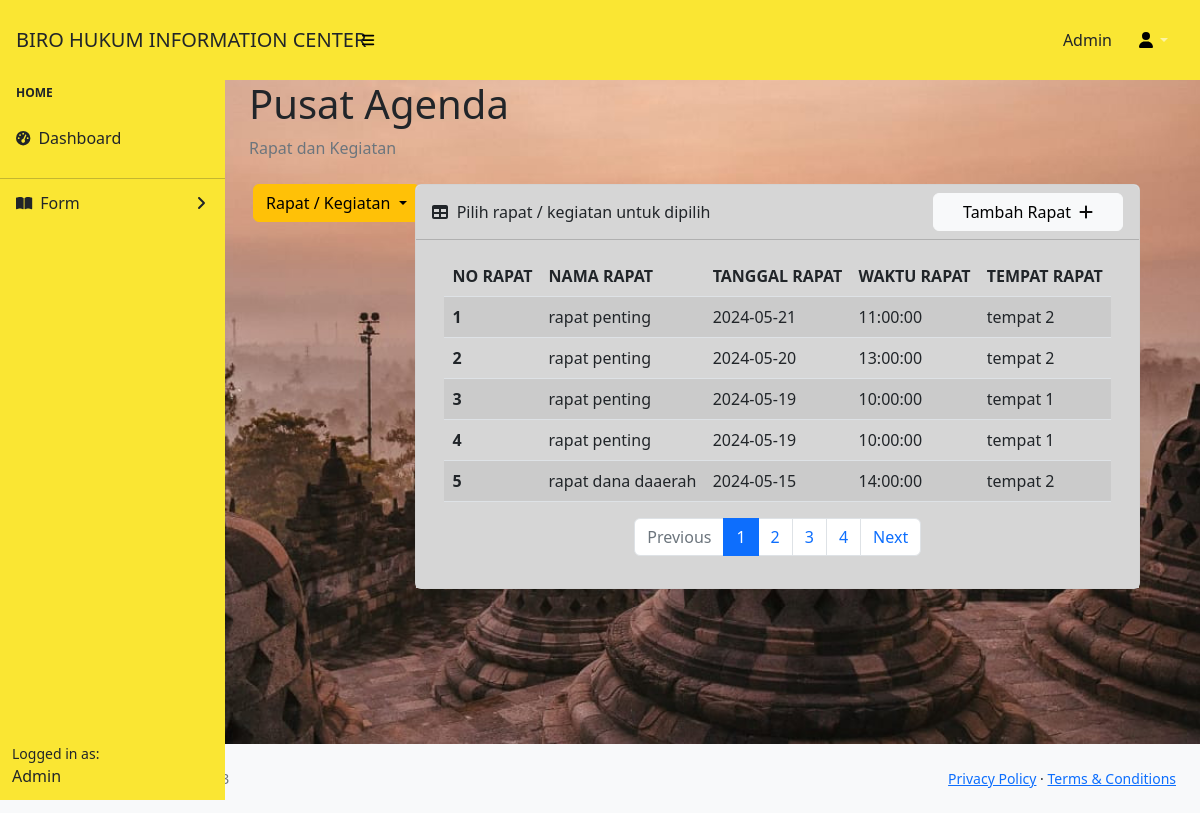
/features/rapat.php, run on the app's committed database.
### tables this page shows
CREATE TABLE `rapat` (
  `id_rapat` int(11) NOT NULL,
  `nama_rapat` varchar(255) DEFAULT NULL,
  `tanggal_rapat` date DEFAULT NULL,
  `waktu_rapat` time DEFAULT NULL,
  `tempat_rapat` varchar(255) DEFAULT NULL,
  `hadir` tinyint(1) DEFAULT NULL
);

### features/dom/tbl-rapat.php (the view)
<?php
include 'koneksi.php';
$items_per_page = 5;
$page = isset($_GET['page']) ? (int)$_GET['page'] : 1;
$offset = ($page - 1) * $items_per_page;
$query = "SELECT id_rapat, nama_rapat, tanggal_rapat, waktu_rapat, tempat_rapat
          FROM rapat
          ORDER BY tanggal_rapat DESC, waktu_rapat DESC
          LIMIT $items_per_page OFFSET $offset";
$hasil = mysqli_query($koneksi, $query);
$total_query = "SELECT COUNT(*) AS total FROM rapat";
$total_result = mysqli_query($koneksi, $total_query);
$total_row = mysqli_fetch_assoc($total_result);
$total_items = $total_row['total'];
$total_pages = ceil($total_items / $items_per_page);
echo '<div class="container">';
if ($hasil && mysqli_num_rows($hasil) > 0) {
    echo '<table class="table table-striped">';
    echo '<thead>';
    echo '  <tr>';
    echo '    <th>NO RAPAT</th>';
    echo '    <th>NAMA RAPAT</th>';
    echo '    <th>TANGGAL RAPAT</th>';
    echo '    <th>WAKTU RAPAT</th>';
    echo '    <th>TEMPAT RAPAT</th>';
    echo '  </tr>';
    echo '</thead>';
    echo '<tbody>';
    $no_rapat = $offset + 1;
    while ($row = mysqli_fetch_assoc($hasil)) {
        echo '<tr>';
        echo "  <th>{$no_rapat}</th>";
        echo "  <td>{$row['nama_rapat']}</td>";
        echo "  <td>{$row['tanggal_rapat']}</td>";
        echo "  <td>{$row['waktu_rapat']}</td>";
        echo "  <td>{$row['tempat_rapat']}</td>";
        echo '</tr>';
        $no_rapat++;
    }
    echo '</tbody>';
    echo '</table>';
    echo '<nav aria-label="Page navigation">';
    echo '  <ul class="pagination d-flex justify-content-center">';
    if ($page > 1) {
        $previous_page = $page - 1;
        echo "    <li class='page-item'><a class='page-link' href='rapat.php?page=$previous_page'>Previous</a></li>";
    } else {
        echo "    <li class='page-item disabled'><a class='page-link'>Previous</a></li>";
    }
    for ($i = 1; $i <= $total_pages; $i++) {
        $active = ($i === $page) ? 'active' : '';
        echo "    <li class='page-item $active'><a class='page-link' href='rapat.php?page=$i'>$i</a></li>";
    }
    if ($page < $total_pages) {
        $next_page = $page + 1;
        echo "    <li class='page-item'><a class='page-link' href='rapat.php?page=$next_page'>Next</a></li>";
    } else {
        echo "    <li class='page-item disabled'><a class='page-link'>Next</a></li>";
    }
    echo '  </ul>';
    echo '</nav>';
} else {
    echo "Tidak ada data rapat yang ditemukan.";
}
echo '</div>';

### data on the page
rapat: nama_rapat "rapat penting", tanggal_rapat "2024-05-21", waktu_rapat "11:00:00", tempat_rapat "tempat 2"
rapat: nama_rapat "rapat penting", tanggal_rapat "2024-05-20", waktu_rapat "13:00:00", tempat_rapat "tempat 2"
rapat: nama_rapat "rapat penting", tanggal_rapat "2024-05-19", waktu_rapat "10:00:00", tempat_rapat "tempat 1"
rapat: nama_rapat "rapat penting", tanggal_rapat "2024-05-19", waktu_rapat "10:00:00", tempat_rapat "tempat 1"
rapat: nama_rapat "rapat dana daaerah", tanggal_rapat "2024-05-15", waktu_rapat "14:00:00", tempat_rapat "tempat 2"
